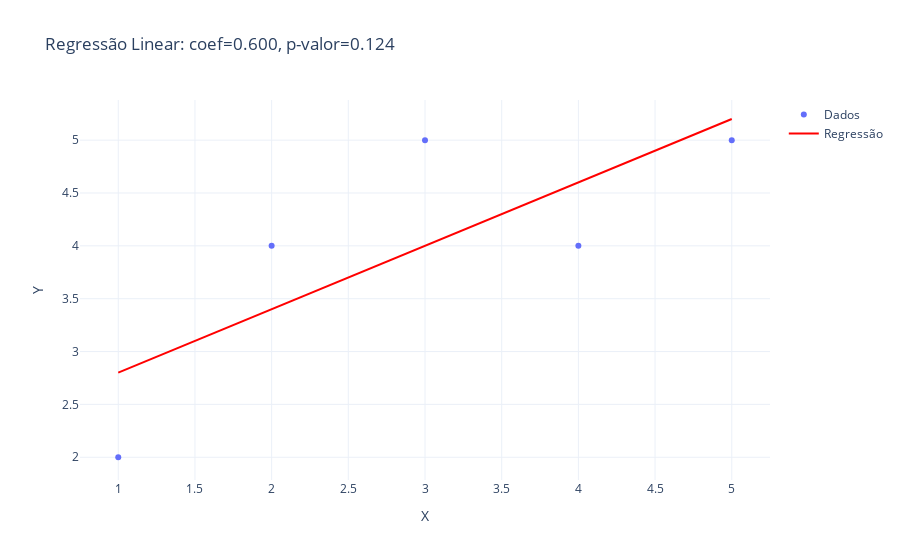

The notebook cell this image was saved under:
### Code cell
# Exemplo de uso
x = [1, 2, 3, 4, 5]
y = [2, 4, 5, 4, 5]

resultado = teste_hipotese_regressao_scipy(x, y)
print(resultado["coeficiente"], resultado["p_valor"], resultado["decisao"])
resultado["figura"].show()

### Figure 1 — Plotly figure (JSON) as saved in the notebook; plotly's stock layout.template omitted (floating-point values rounded to 4 significant figures)
{"data": [{"mode": "markers", "name": "Dados", "type": "scatter", "x": [1, 2, 3, 4, 5], "y": [2, 4, 5, 4, 5]}, {"line": {"color": "red"}, "mode": "lines", "name": "Regressão", "type": "scatter", "x": [1, 2, 3, 4, 5], "y": [2.8, 3.4, 4, 4.6, 5.2]}], "layout": {"title": {"text": "Regressão Linear: coef=0.600, p-valor=0.124"}, "xaxis": {"title": {"text": "X"}}, "yaxis": {"title": {"text": "Y"}}}}
